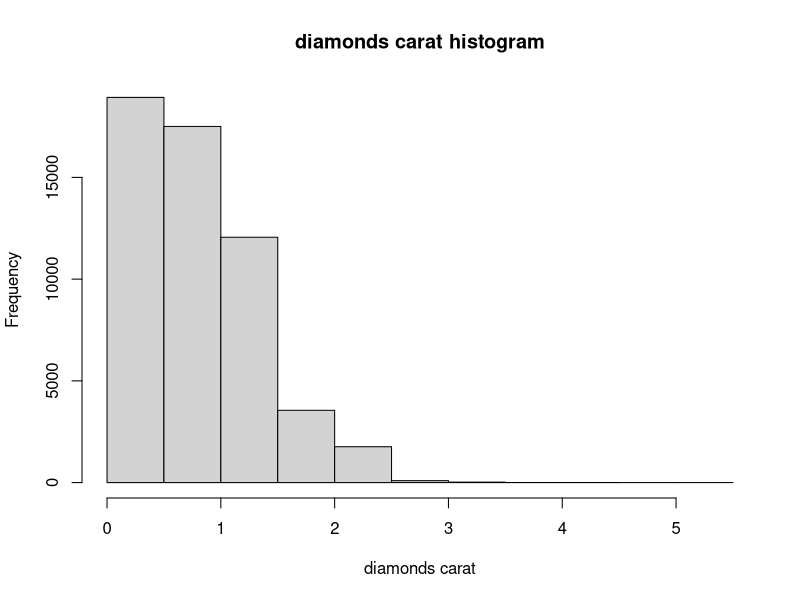
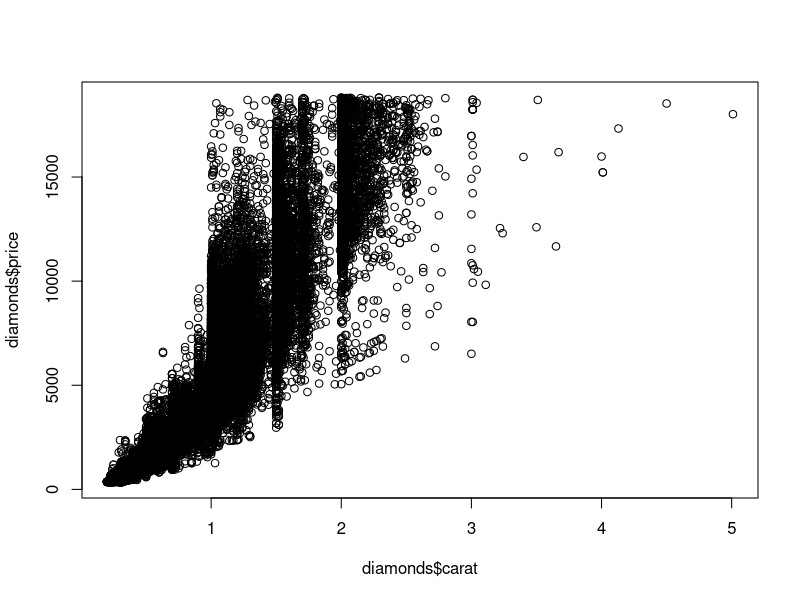
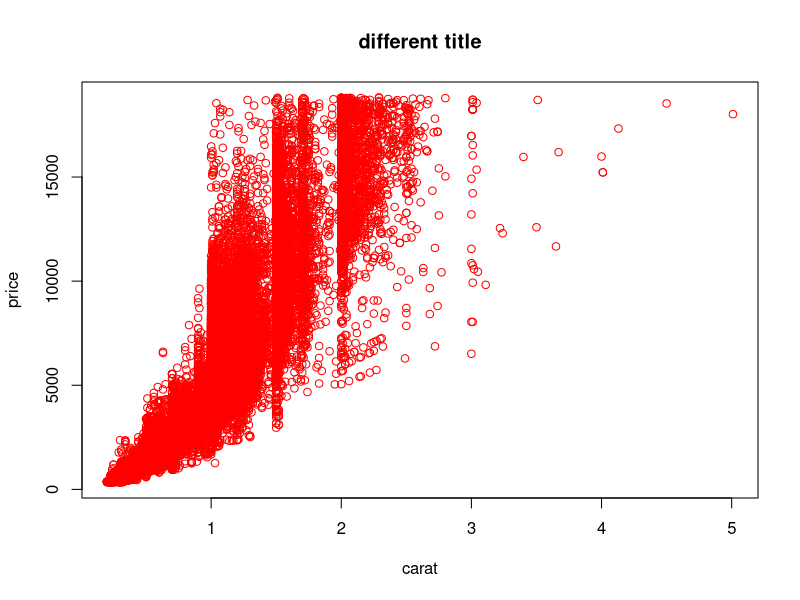
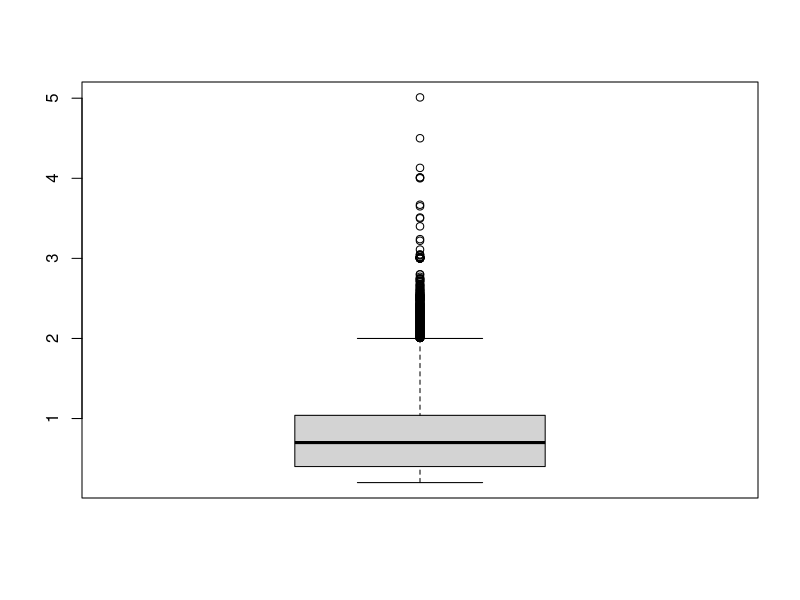

Write R code to recreate these figures, in order. (Note: this script raises an error after producing the figures.)
require(ggplot2)
data("diamonds")
head(diamonds)

hist(diamonds$carat, xlab = 'diamonds carat', main = 'diamonds carat histogram')

plot(diamonds$carat, diamonds$price)

plot(price~carat, data = diamonds, col='red', main='different title')

boxplot(diamonds$carat)

# get familiar with ggplot2
require(ggplot2)
ggplot(data)
geom_point
geom_histogram
geom_line
aes(x, y)

ggplot(data) + geom_point(aes(x, y)) 

ggplot(data = diamonds) + geom_histogram(aes(x=carat), bins = 100)

ggplot(data=diamonds) + geom_histogram(aes(x=carat), binwidth = 0.1)

ggplot(data=diamonds) + geom_density(aes(x=carat), fill='grey50')

g <- ggplot(data=diamonds, aes(x=carat, y=price)) + geom_point()

g <- ggplot(data=diamonds, aes(x=carat, y=price))
g + geom_point()

g + geom_point(aes(color=color))

g + geom_point(aes(color=color, shape=cut))

ggplot(diamonds, aes(y=carat, x=cut)) + geom_boxplot()

ggplot(diamonds, aes(y=carat, x=cut)) + geom_violin()

g <- ggplot(diamonds, aes(y=carat, x=cut))
g + geom_point() + geom_violin()

g + geom_violin() + geom_point()

g + geom_jitter() + geom_violin()

head(economics)
require(lubridate)
economics$year <- year(economics$date)
economics$month <- month(economics$date)
economics

econ2000 <- economics[which(economics$year>=2000),]
econ2000
nrow(econ2000)
nrow(economics)
econ2000$month <- month(econ2000$date, label = TRUE)
econ2000

